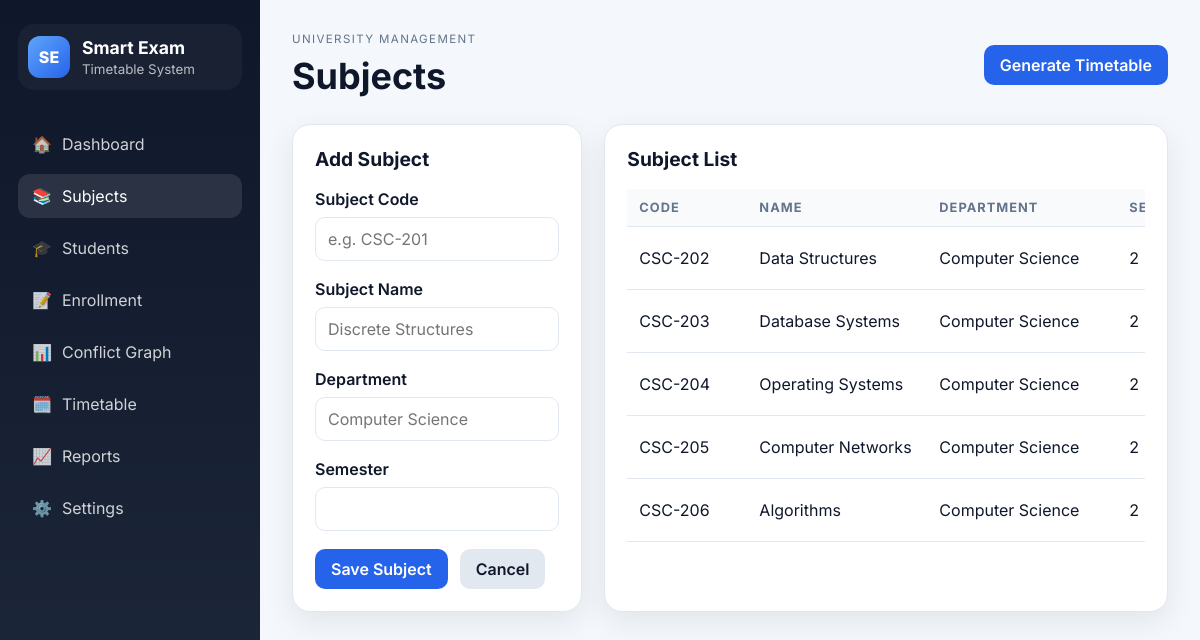
Page /subjects on the committed database.
### tables this page shows
CREATE TABLE subjects (
            id INTEGER PRIMARY KEY AUTOINCREMENT,
            code TEXT NOT NULL UNIQUE,
            name TEXT NOT NULL,
            department TEXT NOT NULL,
            semester INTEGER NOT NULL,
            created_at TEXT DEFAULT CURRENT_TIMESTAMP
        );

### app.py (the view, shortened to what this page needs)
@app.route("/subjects", methods=["GET", "POST"])
def subjects_page():
    subjects = fetch_subjects()
    return render_template("subjects.html", subjects=subjects)

### database/db.py (called while the page is built)
def get_connection():
    conn = sqlite3.connect(DB_PATH)
    conn.row_factory = sqlite3.Row
    return conn

def fetch_subjects():
    conn = get_connection()
    rows = conn.execute(
        """
        SELECT s.id, s.code, s.name, s.department, s.semester,
               COUNT(DISTINCT e.student_id) AS student_count
        FROM subjects s
        LEFT JOIN enrollments e ON e.subject_id = s.id
        GROUP BY s.id, s.code, s.name, s.department, s.semester
        ORDER BY s.code ASC
        """
    ).fetchall()
    conn.close()
    return [dict(row) for row in rows]

### templates/subjects.html (shortened to what this page needs)
{% extends 'base.html' %}
{% block page_title %}Subjects{% endblock %}
{% block content %}
<div class="form-grid two-col subjects-layout">
    <section class="panel">
        <div class="panel-header">
            <h3 id="subject-form-heading">Add Subject</h3>
        </div>
        <form action="{{ url_for('subjects_page') }}" method="post" class="form-body" id="subject-form">
            <div class="field">
                <label for="subject_code">Subject Code</label>
                <input type="text" id="subject_code" name="code" placeholder="e.g. CSC-201" required>
            </div>
            <div class="field">
                <label for="subject_name">Subject Name</label>
                <input type="text" id="subject_name" name="name" placeholder="Discrete Structures" required>
            </div>
            <div class="field">
                <label for="subject_department">Department</label>
                <input type="text" id="subject_department" name="department" placeholder="Computer Science" required>
            </div>
            <div class="field">
                <label for="subject_semester">Semester</label>
                <input type="number" id="subject_semester" name="semester" min="1" max="12" required>
            </div>
            <div class="button-row">
                <button type="submit" class="btn primary-btn">Save Subject</button>
                <button type="button" class="btn secondary-btn" id="cancel-subject-edit">Cancel</button>
            </div>
        </form>
    </section>
    <section class="panel">
        <div class="panel-header">
            <h3>Subject List</h3>
        </div>
        <div class="table-wrapper">
            <table class="data-table subjects-table">
                <thead>
                    <tr>
                        <th>Code</th>
                        <th>Name</th>
                        <th>Department</th>
                        <th>Semester</th>
                    </tr>
                </thead>
                <tbody>
                    {% for subject in subjects %}
                    <tr>
                        <td class="subject-code">{{ subject.code }}</td>
                        <td>{{ subject.name }}</td>
                        <td>{{ subject.department }}</td>
                        <td>{{ subject.semester }}</td>
                    </tr>
                    {% else %}
                    <tr>
                        <td colspan="6" class="empty-state">No subjects registered yet.</td>
                    </tr>
                    {% endfor %}
                </tbody>
            </table>
        </div>
    </section>
</div>
{% endblock %}

### static/css/style.css (style rules this page uses)
:root { --bg: #f4f7fb; --panel: #ffffff; --panel-alt: #edf4ff; --sidebar: #0f172a; --sidebar-soft: #1e293b; --primary: #2563eb; --primary-dark: #1d4ed8; --success: #16a34a; --warning: #f59e0b; --danger: #dc2626; --text: #0f172a; --muted: #64748b; --border: #e2e8f0; --shadow: 0 10px 30px rgba(15, 23, 42, 0.08); }
* { box-sizing: border-box; }
html, body { margin: 0; font-family: 'Inter', sans-serif; background: var(--bg); color: var(--text); }
body { min-height: 100vh; }
button, input, select { font: inherit; }
.btn { border: none; border-radius: 10px; padding: 10px 16px; font-weight: 600; cursor: pointer; text-decoration: none; display: inline-flex; align-items: center; justify-content: center; transition: all 0.2s ease; }
.primary-btn { background: var(--primary); color: white; }
.secondary-btn { background: #e2e8f0; color: var(--text); }
.panel { background: var(--panel); border-radius: 18px; box-shadow: var(--shadow); border: 1px solid var(--border); padding: 22px; }
.panel-header { display: flex; justify-content: space-between; align-items: center; margin-bottom: 18px; }
.panel-header h3 { margin: 0; font-size: 1.2rem; }
.table-wrapper { overflow-x: auto; }
table { width: 100%; border-collapse: collapse; min-width: 720px; }
.data-table { table-layout: fixed; }
.data-table th, .data-table td { padding: 11px 12px; }
.subjects-table { min-width: 840px; }
.subjects-table th:nth-child(1) { width: 120px; }
.subjects-table th:nth-child(2) { width: 180px; }
.subjects-table th:nth-child(3) { width: 190px; }
.subjects-table th:nth-child(4) { width: 95px; }
.subjects-table .subject-code { white-space: nowrap; }
th, td { text-align: left; padding: 12px 14px; border-bottom: 1px solid var(--border); }
th { color: var(--muted); font-size: 0.8rem; text-transform: uppercase; letter-spacing: 0.08em; background: #f8fafc; }
.form-grid { display: grid; gap: 22px; }
.form-grid.two-col { grid-template-columns: repeat(2, minmax(0, 1fr)); }
.form-grid.two-col.subjects-layout, .form-grid.two-col.students-layout { grid-template-columns: minmax(240px, 0.85fr) minmax(0, 1.65fr); }
.subjects-layout > .panel, .students-layout > .panel { min-width: 0; }
.form-body { display: grid; gap: 18px; }
.field { display: flex; flex-direction: column; gap: 8px; }
.field label { font-weight: 600; color: var(--text); }
.field input, .field select { width: 100%; border: 1px solid var(--border); border-radius: 10px; padding: 11px 12px; background: white; transition: border 0.2s ease; }
.button-row { display: flex; gap: 12px; flex-wrap: wrap; }

### rows in the picture
subjects: code "CSC-202", name "Data Structures", department "Computer Science", semester "2"
subjects: code "CSC-203", name "Database Systems", department "Computer Science", semester "2"
subjects: code "CSC-204", name "Operating Systems", department "Computer Science", semester "2"
subjects: code "CSC-205", name "Computer Networks", department "Computer Science", semester "2"
subjects: code "CSC-206", name "Algorithms", department "Computer Science", semester "2"
